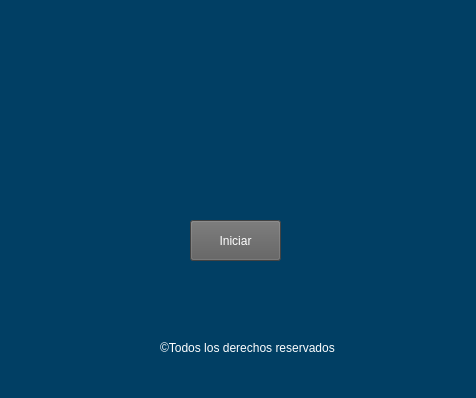
<?xml version="1.0" encoding="UTF-8"?>
<ui version="4.0">
 <class>MainWindow</class>
 <widget class="QMainWindow" name="MainWindow">
  <property name="enabled">
   <bool>true</bool>
  </property>
  <property name="geometry">
   <rect>
    <x>0</x>
    <y>0</y>
    <width>476</width>
    <height>398</height>
   </rect>
  </property>
  <property name="font">
   <font>
    <family>Sitka</family>
    <pointsize>12</pointsize>
    <bold>true</bold>
   </font>
  </property>
  <property name="windowTitle">
   <string>IngeniX</string>
  </property>
  <property name="windowIcon">
   <iconset resource="img.qrc">
    <normaloff>:/Img/klipartz.com (1).png</normaloff>:/Img/klipartz.com (1).png</iconset>
  </property>
  <property name="styleSheet">
   <string notr="true">background-color: rgb(1, 63, 100);
</string>
  </property>
  <widget class="QWidget" name="centralwidget">
   <property name="enabled">
    <bool>true</bool>
   </property>
   <widget class="QLabel" name="label">
    <property name="geometry">
     <rect>
      <x>60</x>
      <y>-10</y>
      <width>331</width>
      <height>291</height>
     </rect>
    </property>
    <property name="styleSheet">
     <string notr="true">image: url(:/Img/logo.png);</string>
    </property>
    <property name="text">
     <string/>
    </property>
   </widget>
   <widget class="QPushButton" name="pushButton">
    <property name="geometry">
     <rect>
      <x>190</x>
      <y>220</y>
      <width>91</width>
      <height>41</height>
     </rect>
    </property>
    <property name="styleSheet">
     <string notr="true">color: rgb(255, 255, 255);
background-color: rgb(93, 93, 93);</string>
    </property>
    <property name="text">
     <string>Iniciar</string>
    </property>
   </widget>
   <widget class="QLabel" name="label_2">
    <property name="geometry">
     <rect>
      <x>160</x>
      <y>340</y>
      <width>181</width>
      <height>16</height>
     </rect>
    </property>
    <property name="styleSheet">
     <string notr="true">color: rgb(255, 255, 255);</string>
    </property>
    <property name="text">
     <string>©Todos los derechos reservados</string>
    </property>
   </widget>
  </widget>
  <widget class="QStatusBar" name="statusbar"/>
 </widget>
 <tabstops>
  <tabstop>pushButton</tabstop>
 </tabstops>
 <resources>
  <include location="img.qrc"/>
 </resources>
 <connections/>
</ui>
